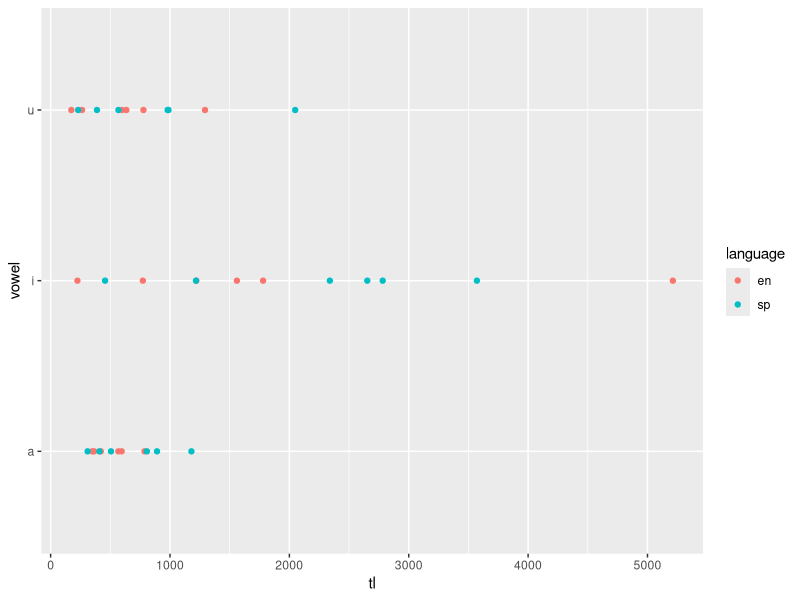
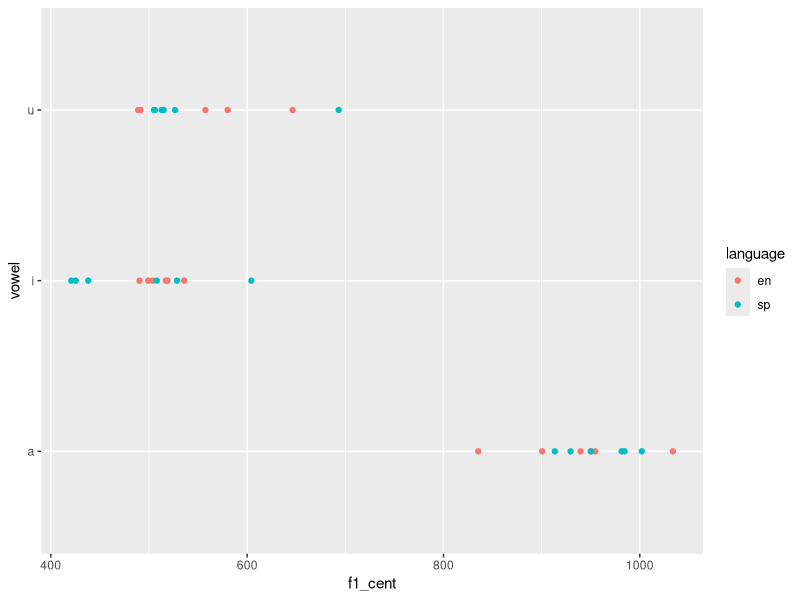
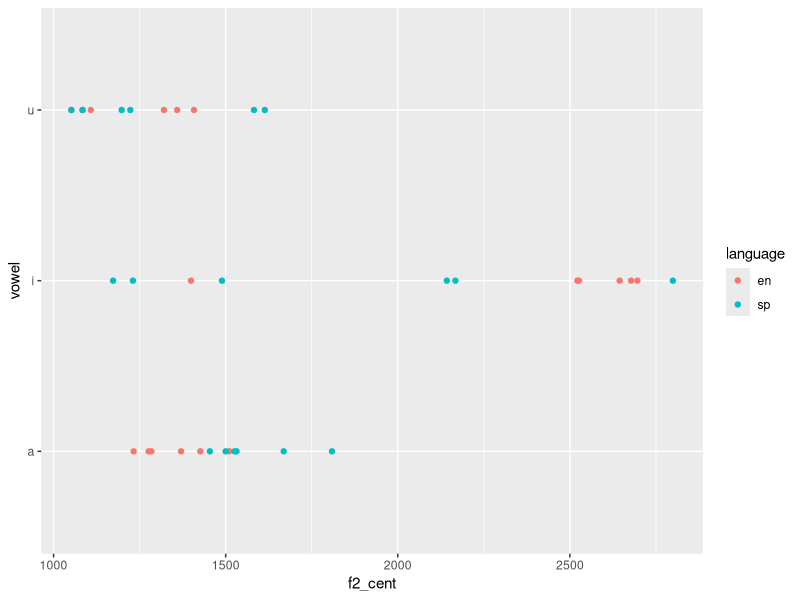
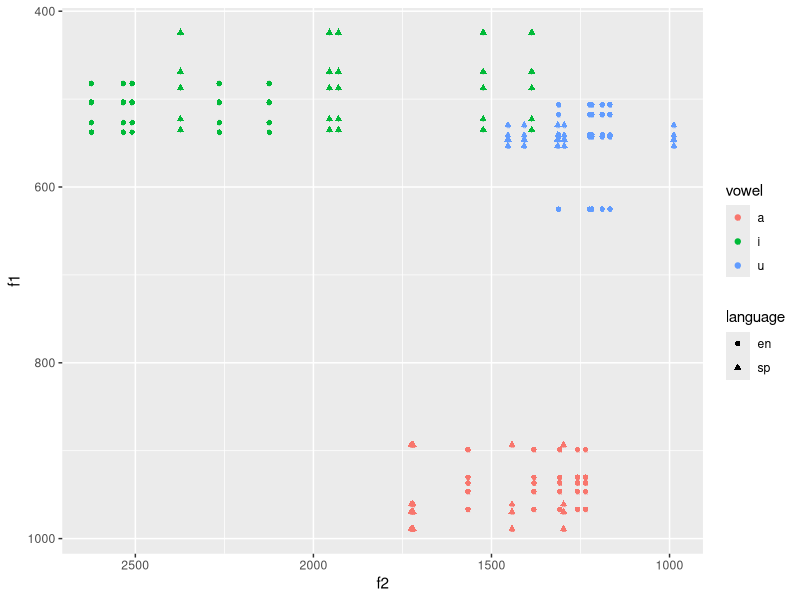
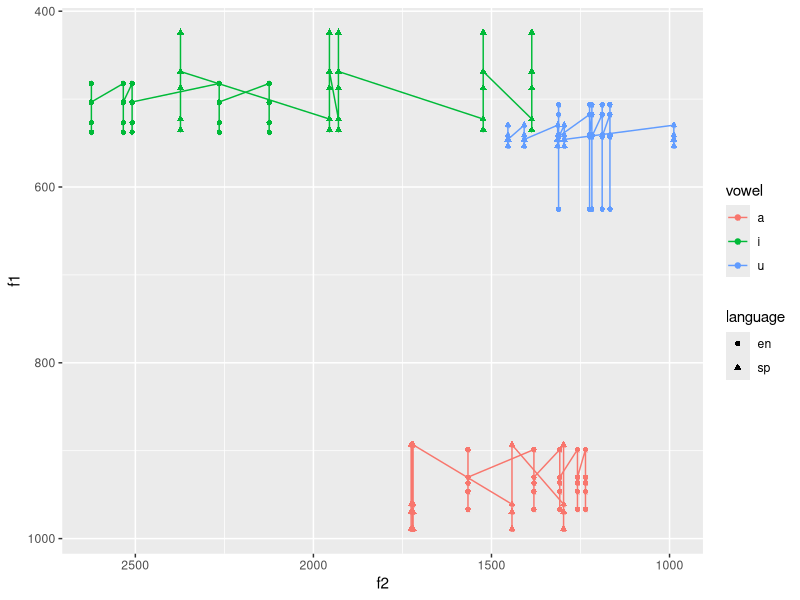

Here is the R script that generated these plots, in order:
## ---- chunk 1

library("dplyr")   
library("ggplot2") 
library("readr")   
library("here")    
library("tidyr")
library("stringr")
## ---- chunk 2
here("data")
## ---- chunk 3
read_csv(file = "./data/vowel_data.csv")
## ---- chunk 4
my_data <- read_csv(here("data", "vowel_data.csv"))
## ---- chunk 5
vowels<-select(my_data,vowel, language,f1_cent,f2_cent,tl)
## ---- chunk 6
vowels_calc <- vowels%>% 
  group_by(vowel,language) %>% 
  summarize(f1_mean = mean(f1_cent), f1_sd = sd(f1_cent),
            f2_mean = mean(f2_cent), f2_sd = sd (f2_cent), 
                           tl_mean = mean (tl), tl_sd = sd(tl))
## ---- chunk 7
f1_mean <- vowels%>% 
  group_by(vowel,language) %>% 
  summarize(f1_mean = mean(f1_cent)) %>% 
  pivot_wider(names_from = language,
              values_from = f1_mean)
## ---- chunk 8
f2_mean <- vowels%>% 
  group_by(vowel,language) %>% 
  summarize(f2_mean = mean(f2_cent)) %>% 
  pivot_wider(names_from = language,
              values_from = f2_mean)
## ---- chunk 9
tl_mean <- vowels%>% 
  group_by(vowel,language) %>% 
  summarize(tl_mean = mean(tl)) %>% 
  pivot_wider(names_from = language,
              values_from = tl_mean)
## ---- chunk 10
vowels %>% 
  ggplot(.,aes(x=tl, y=vowel, color=language))+
  geom_point()
## ---- chunk 11
vowels %>% 
  ggplot(.,aes(x=f1_cent, y=vowel, color=language))+
  geom_point()
## ---- chunk 12
vowels %>% 
  ggplot(.,aes(x=f2_cent, y=vowel, color=language))+
  geom_point()
## ---- chunk 13
bonus_data <- select(my_data,-id, - item, -tl) %>% 
  group_by(vowel, language) %>% 
  summarize(f1_20=mean(f1_20), f1_35=mean(f1_35), f1_50=mean(f1_50),
            f1_65=mean(f1_65), f1_80=mean(f1_80), f2_20=mean(f2_20),
            f2_35=mean(f2_35), f2_50=mean(f2_50),
            f2_65=mean(f2_65), f2_80=mean(f2_80))

bonus<-bonus_data %>%
   pivot_longer(cols = c ("f1_20", "f1_35", "f1_50", "f1_65", "f1_80"), 
                 names_to = "F1", values_to = "value") %>% 
  separate(col=F1, into=c("f1", "time"), sep = "_") %>% 
  pivot_wider(names_from = f1, values_from = value) %>% 
  pivot_longer(cols = c ("f2_20", "f2_35", "f2_50", "f2_65", "f2_80"), 
                 names_to = "F2", values_to = "value") %>% 
  separate(col=F2, into=c("f2", "time"), sep = "_") %>% 
  pivot_wider(names_from = f2, values_from = value)
  
bonus %>%  
  ggplot(., aes(x = f2, y = f1, color=vowel, shape=language)) + 
  geom_point(alpha = 2) +
  geom_text(data = bonus, aes(label = vowel), size = 2) + 
    scale_y_reverse() + 
  scale_x_reverse()
## ---- chunk 14
bonus %>%  
  ggplot(., aes(x = f2, y = f1, color=vowel, shape=language)) + 
  geom_point(alpha = 2) + geom_line()+
  geom_text(data = bonus, aes(label = vowel), size = 2) + 
    scale_y_reverse() + 
  scale_x_reverse()
